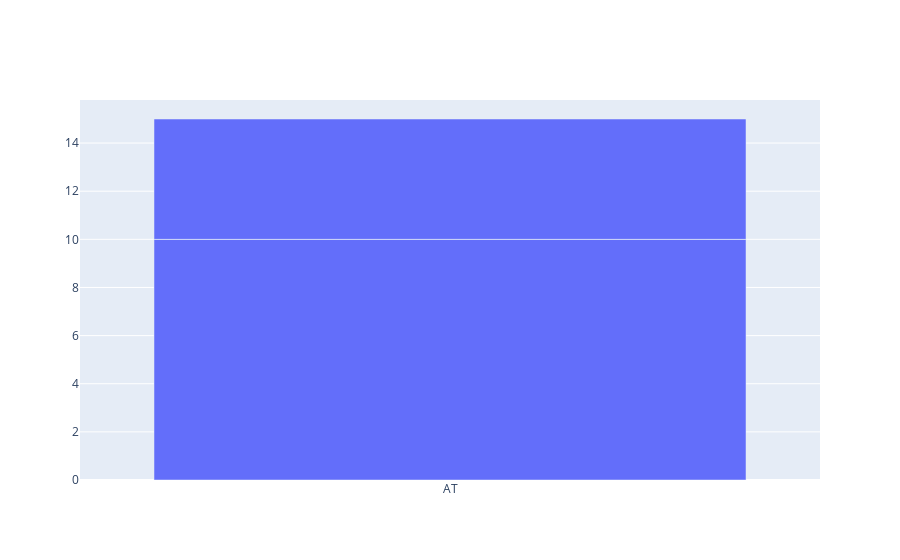

Here is the notebook cell this chart was saved with:
### Code cell
fig

### Figure 1 — Plotly figure (JSON) as saved in the notebook; plotly's stock layout.template omitted (floating-point values rounded to 4 significant figures; data arrays with more than 128 entries replaced by an {"elided": "..."} marker saying what was removed)
{"data": [{"name": "COM", "type": "bar", "x": {"elided": "320 str values"}, "y": [10, 0, 5]}], "layout": {}}
